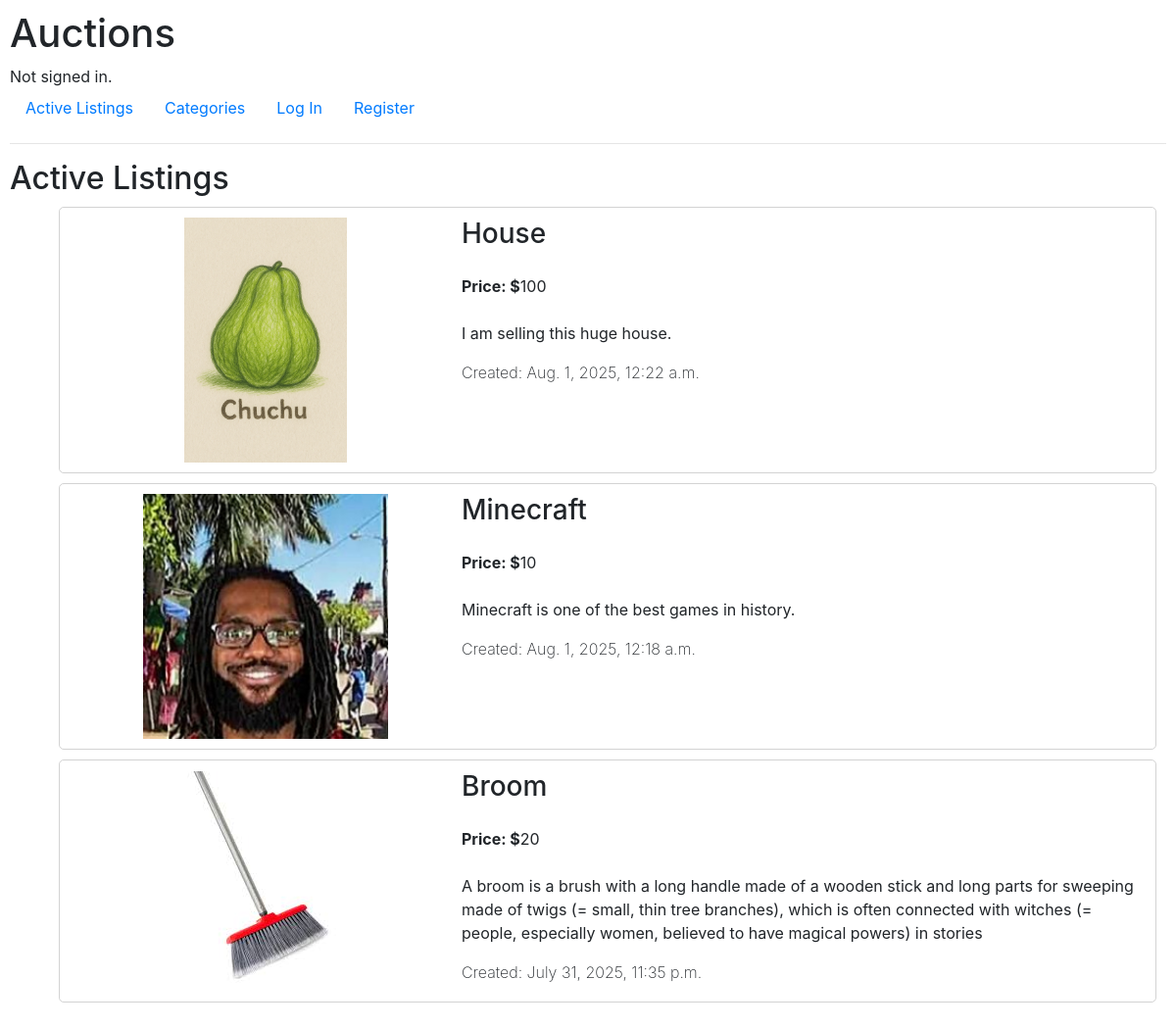
Before: / with the older database file.
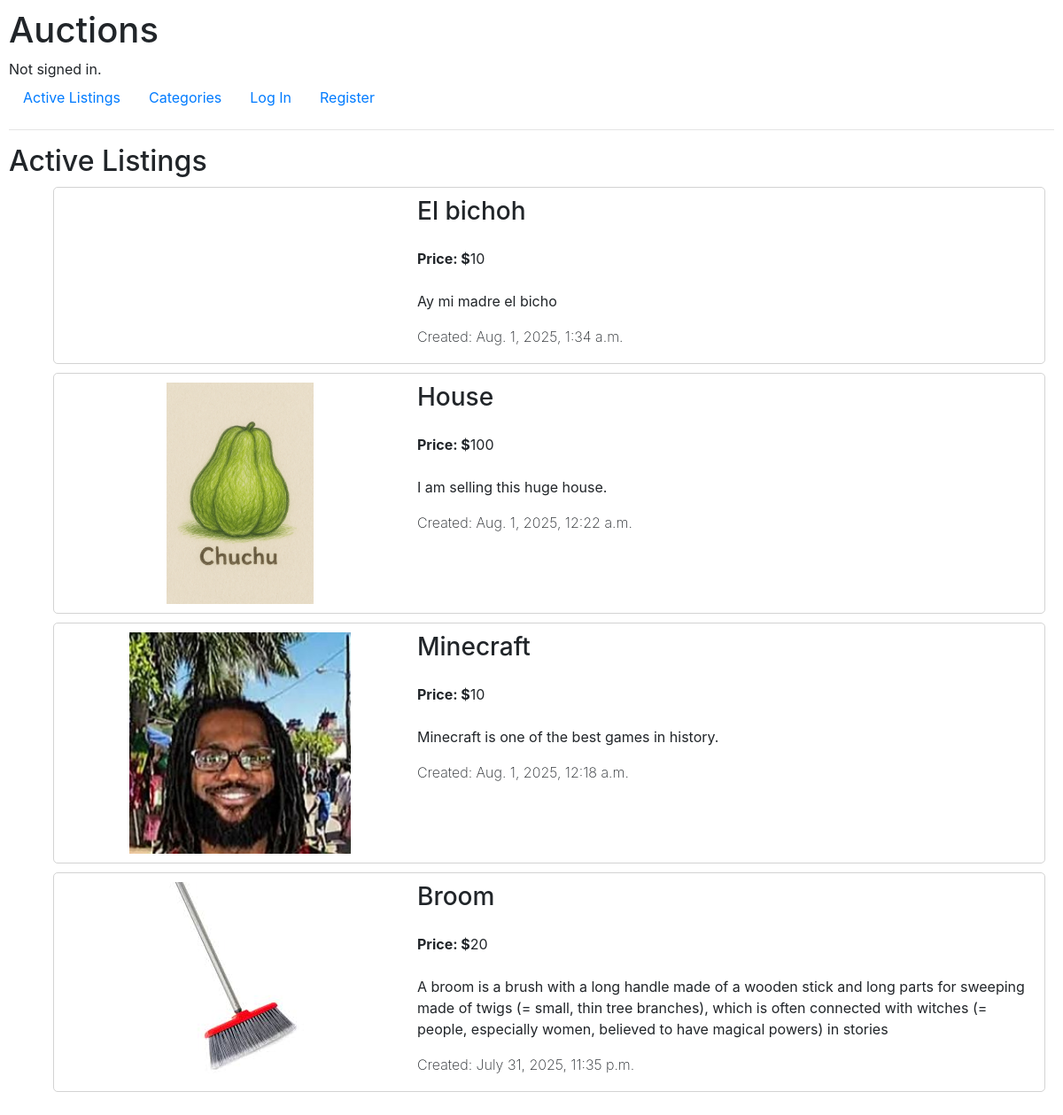
After: the same page with the newer database file.
### auctions/models.py (models this page shows, shortened)
class Listing(models.Model):
    id = models.BigAutoField(primary_key=True)
    name = models.CharField(max_length=64)
    description = models.TextField()
    price = models.IntegerField()
    photo = models.ImageField(
        upload_to="listingPhotos",
        null=True,
        blank=True
    )
    owner = models.ForeignKey(
        User,
        on_delete=models.CASCADE,
        related_name="listings"
    )
    category = models.ForeignKey(
        Category,
        on_delete=models.SET_NULL,
        null=True,
        blank=True
    )
    date = models.DateTimeField(auto_now_add=True)
    active = models.BooleanField(default=True)
    class Meta:
        ordering = ["-date"]

### auctions/views.py (the view)
# urls.py: path("", views.index, name="index"),
def index(request):
    listings = Listing.objects.all()
    return render(request, "auctions/index.html", {
        "listings": listings,
    })

### auctions/templates/auctions/index.html
{% extends "auctions/layout.html" %}
{% block body %}
    <h2>Active Listings</h2>
    <ul class="active_listings">
        {% for listing in listings %}
        <li class="listing">
            {% if listing.photo %}
                <image class="image" src="{{ listing.photo.url }}" alt="Broom"></image>
            {% endif %}
            <div class="listing_description">
                <h3>{{ listing.name }}</h3>
                <div>
                    <label class="price_tag">Price: $</label><label>{{ listing.price }}</label>
                </div>
                <a>{{ listing.description }}</a>
                <label class="date">Created: {{ listing.date }}</label>
            </div>
        </li>
        {% empty %}
            Empty.
        {% endfor %}
    </ul>
{% endblock %}

Changed rows visible on the page:
added Listing: name "El bichoh", price "10", description "Ay mi madre el bicho", date "Aug. 1, 2025, 1:34 a.m."
